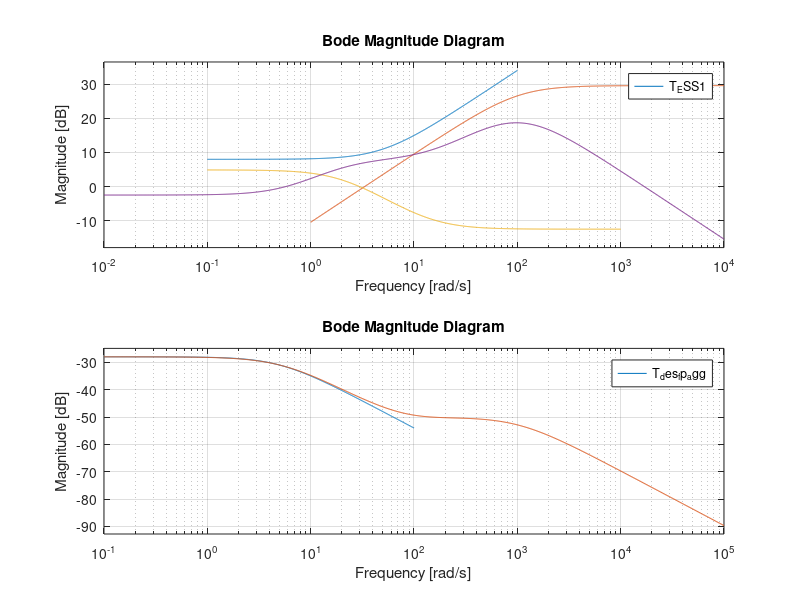

Here is the MATLAB script that generated this plot:
%% Simulation model of DC AGI (aka. DC-coupled AC-output DVPP)
% The model reproduces the result (partial) in the paper below.
% For more details, see the full text: https://arxiv.org/abs/2410.14912
% Developer: Xiuqiang He, ETH Zurich
% Last modification: 23 Oct. 2024
% MATLAB Version: R2022b

%% Parameters
clear all;

% Frequency
f0 = 60;                        % Nominal frequency in Hz
w0 = 2*pi*f0;                   % Nominal angular frequency in rad/s
fw = 5e3;                       % PWM switching frequency in Hz

% Capacity
Stotal = 1e6;                   % Total capacity (VA) of AGI
SPV = Stotal * 0.7;             % PV capacity
SBess = Stotal * 0.3;           % BESS capacity
SLoad = Stotal * 0.1;           % Load
C = 80000e-6;                   % Size (uF) of the DC-link capacity
C_bc_PV = 5000e-6;              % Output capacitor of the PV boost converter
C_bc_ESS = 5000e-6;             % Output capacitor of the BESS boost converter
C_bc_SC = 5000e-6;              % Output capacitor of the SC boost converter
C_sum = C + C_bc_PV + C_bc_ESS + C_bc_SC;


% Voltage level
V1 = 4160;                      % Nominal AC voltage of the grid (rms ph-ph)
V2 = 400;                       % Nominal AC voltage of AGI (rms ph-ph)
Vdc_nom = 800;                  % DC voltage reference
Vac_nom = V2;
Vac_peak = Vac_nom*sqrt(2)/sqrt(3);   % AC voltage reference
Vdc_PV0 = 464.3;                % DC initial voltage of PV (deloaded, can
                                % be verified by clicking the "plot"
                                % command in the PV Array module.
Vdc_PV = 480;                   % DC nominal voltage of PV
Vdc_ESS = 480;                  % DC nominal voltage of ESS
Vdc_SCunit = 2.7;
Vdc_SC = Vdc_SCunit * 180;      % DC nominal voltage of SC
Vdc_SC0 = Vdc_SC;               % DC initial voltage of SC

% Per-unit base for high-voltage-side per-unit
Sbase = Stotal;
Vbase = V1;
Zbase = Vbase^2/Sbase;

% Per-unit base for DC AGI
Idcbase = Sbase/Vdc_nom;
Zdcbase = Vdc_nom^2/Sbase;
Cdcbase = 1/Zdcbase/w0;
C_pu = C_sum/Cdcbase;

% Base for supercap
C_SC = 20e3;                    % Size (F) of the supercapacitor set
C_SC_set = C_SC * Vdc_SCunit^2/Vdc_SC^2;
C_SC_eq = C_SC * Vdc_SCunit^2/(Vdc_nom^2 - (Vdc_nom*0.9)^2);
C_SC_pu = C_SC_eq/Cdcbase;
C_Inertia = 1/2 * C_SC_pu/w0;   % Inertia constant of the supercapacitor set

% Grid impedance
Rg = 0.04 * 2;                  % Grid resistance in per-unit (0.5 to 5 times)
Zg = 0.2 * 2;                   % Grid inductance in per-unit (0.5 to 5 times)

% Simulation setting
ts = 5e-6;                      % Simulation step size
tESSconnect = 0.1;              % Connection time of ESS
tSCconnect = 0.2;               % Connection time of SCap
tPVconnect = 0.3;               % Connection time of PV
tLoadconnect = 0.4;             % Connection time of PV
tdist1 = 2;                     % Disturbance 1 (frequency dip) time
tdist2 = 4;                     % Disturbance 2 (voltage dip) time
tend = 5;                       % End time of the simulation


%% Specification and disaggregation of dynamic response
s = tf('s');
TJ = 5;                         % Desired inertial constant
D = 25;                         % Desired droop coefficient
T_des_vq = 0.2/(0.01 * s + 1);  % Desired voltage - var transfer function
T_des_vdcf = 10;
T_des_fvdc = 1/T_des_vdcf;
T_des_pf = (TJ*s + D);
T_des_fp = 1/T_des_pf;
T_SC = 0.3 * s;                 % Specification of SC response (0.0 - 0.4s)
                                % Note that this time constant should be 
                                % less than C_Inertia ideally

% Disaggregation
% Control objectives of the DC-DC boost converters
T_SC1 = T_SC/(0.01*s + 1);                       % Causalized transfer function to be implemented
T_agg = 1/(T_des_vdcf*T_des_fp) - 1/2*C_pu*s/w0 - T_SC; % (- T_SC1) or (- T_SC)
T_PV = T_agg * 0.7/(0.5*s + 1);                  % Slow PV (T_PV is already causal)
T_ESS = T_agg - T_PV;                            % Fast ESS
T_ESS1 = T_ESS/(0.01*s + 1)/(0.01*s+1);          % Causalized transfer function to be implemented

% Re-aggregation for validation purpose
% (re-aggregated dynamics with the causalized desired control responses)
T_des = 1/(T_des_vdcf*T_des_fp);
T_des_agg = T_SC1 + T_PV + T_ESS1 + 1/2*C_pu*s/w0;
T_des_fp_agg = 1/(T_des_vdcf*T_des_agg);

figure;
subplot(2,1,1);
bodemag(T_des); hold on
bodemag(T_SC1); bodemag(T_PV); bodemag(T_ESS1)
subplot(2,1,2);
bodemag(T_des_fp); hold on
bodemag(T_des_fp_agg);

% Setpoint of the DC components (per-unit under Stotal)
Pset_PV = 0.5;
Pset_ESS = 0.0;
Pset_SC = 0.0;
Pset_load = -0.1; % Constant power load connected to the DC link

% Power limits
Plim_PV = 0.7;
Plim_ESS = 0.4;
Plim_SC = 0.3;

% Setpoints of the central inverter
Pset_inv = Pset_PV + Pset_ESS + Pset_load; % Only used for validation purpose
                                           % The AC-DC matching control
                                           % does not need a power
                                           % setpoint.
% Setpoints for GFM voltage magnitude control
Qset_inv = 0.0;
Vset_inv = 1.05;


%% Converter parameters

% Inverter parameters
Lf = 0.10;
Cf = 0.08;
Rf = 5e-4;
J = [0 -1; 1 0];

% Boost converter for PV
L_bc_PV = 4e-4;                 % L primary source side
R_bc_PV = 1e-3;                 % R primary source side
C_bc_PV = C_bc_PV;              % Output capacitor
R_line_PV = 1e-3;               % Line resistance

% Two-quarter converter for ESS
L_bc_ESS = 4e-4;                % L primary source side
R_bc_ESS = 1e-3;                % R primary source side
C_bc_ESS = C_bc_ESS;            % Output capacitor
R_line_ESS = 1e-3;              % Line resistance

% Two-quarter converter for SC
L_bc_SC = 4e-4;                 % L primary source side
R_bc_SC = 1e-3;                 % R primary source side
C_bc_SC = C_bc_SC;              % Output capacitor
R_line_SC = 1e-3;               % Line resistance

% PI gains for converter control
% Voltage control
Kp_v = 5;
Ki_v = 500;

% Current control
Kp_c1 = 10;
Ki_c1 = 500;

% Filtering parameters
fc = 20;
fv = 100;
fc1 = 1000;